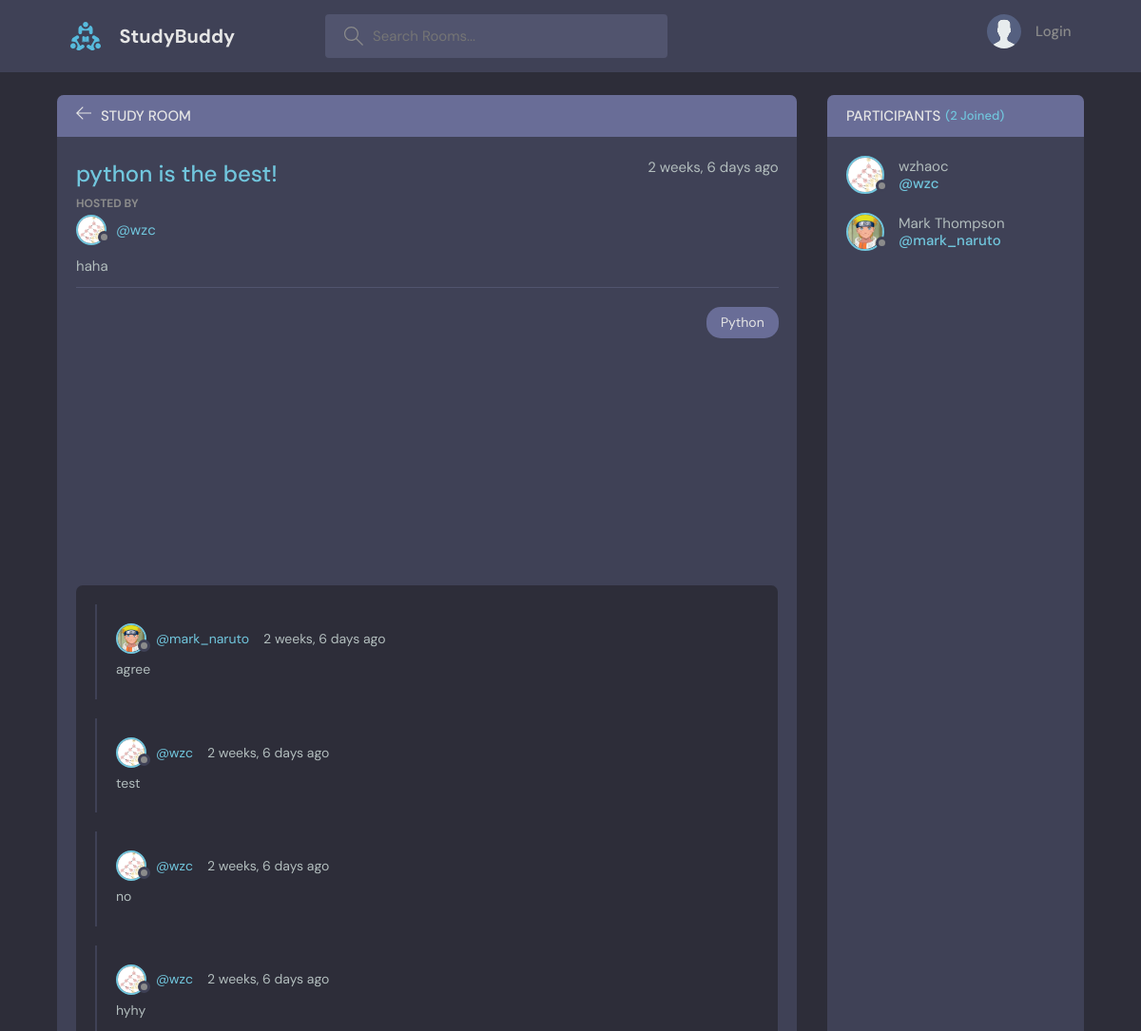
The page /room/13/ (upper part) on the database as committed earlier.
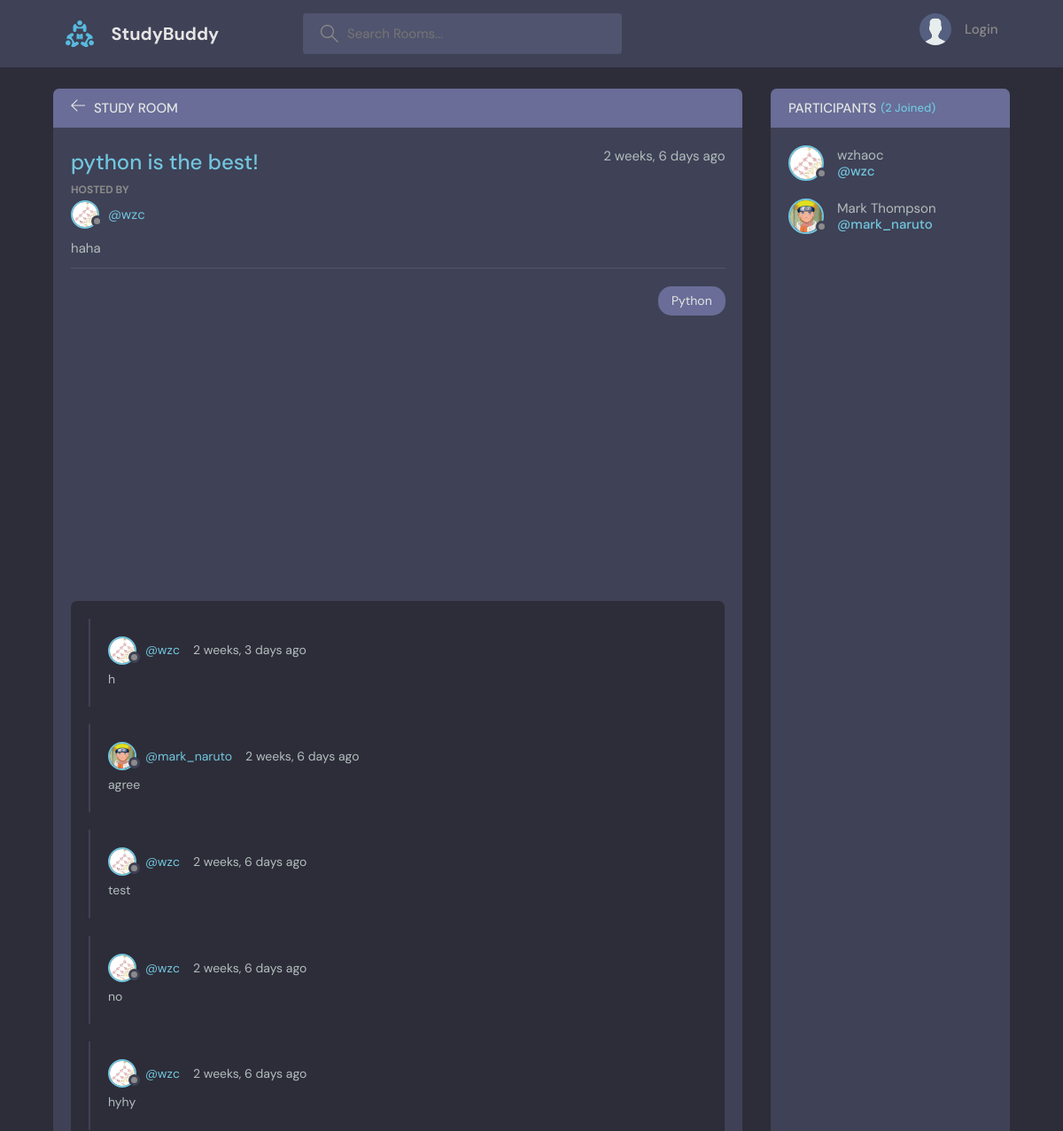
The same page on the database as committed later.
### base/models.py (models this page shows, shortened)
class Room(models.Model):
    host=models.ForeignKey(User, on_delete=models.SET_NULL, null=True)
    topic =models.ForeignKey(Topic, on_delete=models.SET_NULL, null=True) #Topic can placed in string, set null, so need to allow null=true
    name=models.CharField(max_length=200)
    description=models.TextField(null=True, blank=True) #cant be blank
    participants=models.ManyToManyField(User, related_name='participants', blank=True) # specify related name due to alr having User relation
    likeroom=models.ManyToManyField(User, related_name='likeroom', blank=True)
    updated=models.DateTimeField(auto_now=True) #timestamp when updated
    created=models.DateTimeField(auto_now_add=True) # timestamp when created
    class Meta:
        ordering=['-updated','-created']

class User(AbstractUser):
    name=models.CharField(max_length=200, null=True)
    email=models.EmailField(unique=True, null=True)
    bio=models.TextField(null=True)
    avatar=models.ImageField(null=True, default="avatar.svg")
    USERNAME_FIELD='email'
    REQUIRED_FIELDS=[]

class Topic (models.Model):
    name=models.CharField(max_length=200)
    def __str__(self):
        return self.name

class Message(models.Model):
    user=models.ForeignKey(User, on_delete=models.CASCADE)
    room=models.ForeignKey(Room, on_delete=models.CASCADE)
    body=models.TextField()
    likemessage=models.ManyToManyField(User, related_name='likemessage', blank=True)
    updated=models.DateTimeField(auto_now=True)
    created=models.DateTimeField(auto_now_add=True)
    class Meta:
        ordering=['-updated','-created']

### base/views.py (the view, shortened to what this page needs)
# urls.py: path('room/<str:pk>/', views.room, name="room"),
def room(request, pk):
    room=Room.objects.get(id=pk)
    room_messages= room.message_set.all().order_by('-created')
    participants=room.participants.all()
    context={
        'room':room,
        'room_messages':room_messages,
        'participants': participants
             }
    return render(request, 'base/room.html', context)

### base/templates/base/room.html (shortened to what this page needs)
{% extends 'main.html' %}
{% block content %}
    <main class="profile-page layout layout--2">
      <div class="container">
        <div class="room">
          <div class="room__top">
            <div class="room__topLeft">
              <a href="{% url 'home' %}">
                <svg version="1.1" xmlns="http://www.w3.org/2000/svg" width="32" height="32" viewBox="0 0 32 32">
                  <title>arrow-left</title>
                  <path
                    d="M13.723 2.286l-13.723 13.714 13.719 13.714 1.616-1.611-10.96-10.96h27.625v-2.286h-27.625l10.965-10.965-1.616-1.607z"
                  ></path>
                </svg>
              </a>
              <h3>Study Room</h3>
            </div>
          </div>
          <div class="room__box scroll">
            <div class="room__header scroll">
              <div class="room__info">
                <h3>{{room.name}}</h3>
                <span>{{room.created|timesince}} ago</span>
              </div>
              <div class="room__hosted">
                <p>Hosted By</p>
                <a href="{% url 'user-profile' room.host.id %}" class="room__author">
                  <div class="avatar avatar--small">
                    <img src="{{room.host.avatar.url}}" />
                  </div>
                  <span>@{{room.host.username}}</span>
                </a>
              </div>
              <div class="roomListRoom__content">
                <p class="room__details">
                  {{room.description}}
                </p>
              </div>
              <div class="roomListRoom__meta">
                <span class="room__topics">{{room.topic}}</span>
              </div>
            </div>
            <div class="room__conversation">
              <div class="threads scroll">
                {% for message in room_messages %}
                <div class="thread">
                  <div class="thread__top">
                    <div class="thread__author">
                      <a href="{% url 'user-profile' message.user.id %}" class="thread__authorInfo">
                        <div class="avatar avatar--small">
                          <img src="{{message.user.avatar.url}}" />
                        </div>
                        <span>@{{message.user.username}}</span>
                      </a>
                      <span class="thread__date">{{message.created|timesince}} ago</span>
                    </div>
                  </div>
                  <div class="thread__details">
                    {{message.body}}
                  </div>
                </div>
                {% endfor %}
              </div>
            </div>
          </div>
        </div>
        <div class="participants">
          <h3 class="participants__top">Participants <span>({{participants.count}} Joined)</span></h3>
          <div class="participants__list scroll">
            {% for user in participants %}
            <a href="{% url 'user-profile' user.id %}" class="participant">
              <div class="avatar avatar--medium">
                <img src="{{user.avatar.url}}" />
              </div>
              <p>
                {{user.name}}
                <span>@{{user.username}}</span>
              </p>
            </a>
            {% endfor %}
          </div>
        </div>
      </div>
    </main>
    {% endblock content %}

### templates/main.html (shortened to what this page needs)
<!DOCTYPE html>
{% load static %}
<html lang="en">
  <head>
    <link rel="stylesheet" href="{% static 'styles/style.css' %}" />
  </head>
  <body>
    {% include 'navbar.html' %}
    {% block content %}
    {% endblock content %}
  </body>
</html>

### templates/navbar.html (shortened to what this page needs)
{% load static %}
<header class="header header--loggedIn">
    <div class="container">
      <a href="{% url 'home' %}" class="header__logo">
        <img src="{% static 'images/logo.svg' %}" />
        <h1>StudyBuddy</h1>
      </a>
      <form class="header__search" method="GET" action="{% url 'home' %}">
        <label>
          <input type="text" name="q" placeholder="Search Rooms..."/>
        </label>
      </form>
      <nav class="header__menu">
        {% if request.user.is_authenticated %}
        <div class="header__user">
          <a href="{% url 'user-profile' request.user.id%}">
            <div class="avatar avatar--medium active">
              <img src="{{request.user.avatar.url}}" />
            </div>
            <p>{{request.user.name}} <span>@{{request.user.username}}</span></p>
          </a>
          <button class="dropdown-button">
            <svg version="1.1" xmlns="http://www.w3.org/2000/svg" width="32" height="32" viewBox="0 0 32 32">
              <title>chevron-down</title>
              <path d="M16 21l-13-13h-3l16 16 16-16h-3l-13 13z"></path>
            </svg>
          </button>
        </div>
        {% else %}
        <a href="{% url 'login' %}">
          <img src="{% static 'images/avatar.svg' %}" />
          <p>Login</p>
        </a>
        {% endif %}
      </nav>
    </div>
  </header>

Rows that differ between the two databases and show on the page:
added Message: user.avatar (picture), user.username "wzc", created "2 weeks, 3 days", body "h"
